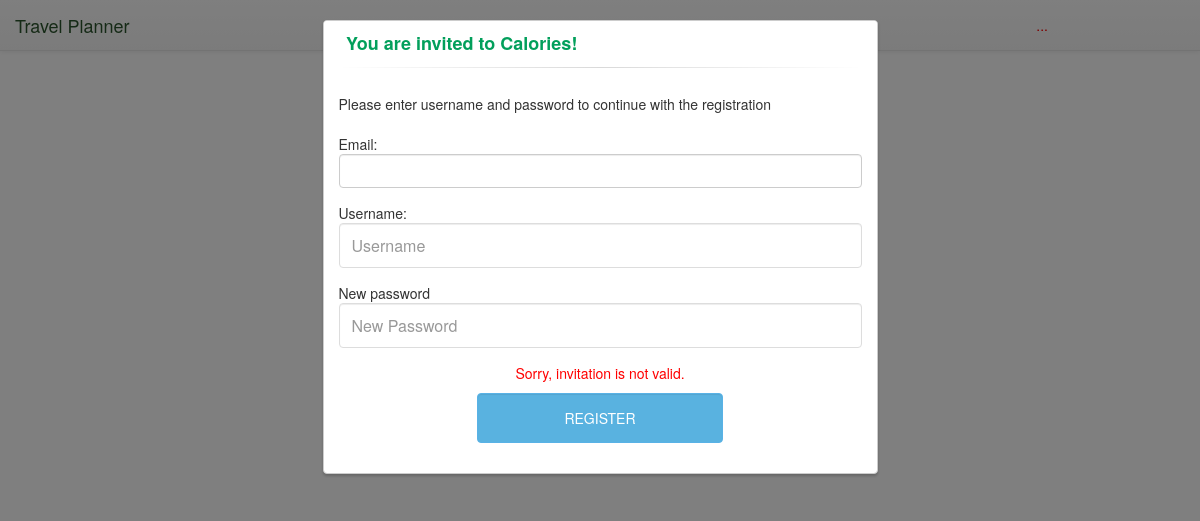
Before: /invite/1/ with the older database file.
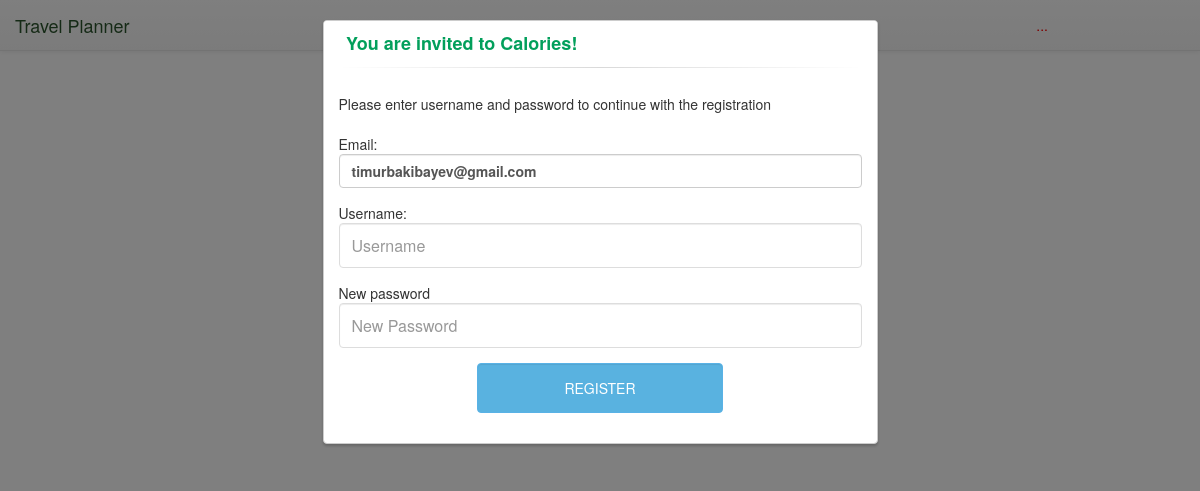
After: the same page with the newer database file.
### cal/models.py (models this page shows, shortened)
class Invitation(models.Model):
    email = models.EmailField(max_length=100)

### cal/views_users.py (the view, shortened to what this page needs)
# urls.py: url(r'^invite/(?P<invitation_id>[0-9]+)/$', views_users.invite),
def invite(request, invitation_id):
    try:
        invitation = Invitation.objects.get(pk=invitation_id)
    except:
        context = {"invitation": None, "token": "", "messages": "Sorry, invitation is not valid."}
        return render(request, "invite.html", context)
    context = {"invitation": invitation, "token": "", "messages":""}
    return render(request, "invite.html", context)

### cal/views_users.py (called while the page is built)
    def process_request(self, req):
        attr = '_dont_enforce_csrf_checks'
        if not getattr(req, attr, False):
            setattr(req, attr, True)

### templates/invite.html (shortened to what this page needs)
<!DOCTYPE html>
<html lang="en">
{% load static %}
<head>
    <link rel="stylesheet" href="{% static "bootstrap.min.css" %}">
    <link rel="stylesheet" href="{% static "bootstrap-theme.min.css" %}">
    <link rel="stylesheet" type="text/css" href="{% static "login.css" %}">
</head>
<body onload="onLoad()">
<nav id="mainNav" class="navbar navbar-default navbar-fixed-top">
    <div class="container-fluid">
        <div class="navbar-header">
            <a class="navbar-brand page-scroll" style="color: #2b542c;" href="/">Travel Planner</a>
        </div>
        <div class="collapse navbar-collapse" id="bs-example-navbar-collapse-1">
            <ul class="nav navbar-nav navbar-right">
                <li>
                    <a id="invite_button" class="page-scroll" style="color: black;" href="#"></a>
                </li>
                <li>
                    <a id="daily_button" class="page-scroll" style="color: red;" href="#">...</a>
                </li>
                <li>
                </li>
                <li>
                </li>
            </ul>
        </div>
    </div>
</nav>
<div class="modal fade" id="myModalDaily" role="dialog" aria-labelledby="myModalLabel" aria-hidden="true">
    <div class="container" style="margin-top: 20px">
        <div class="row">
            <div class="col-md-6 col-md-offset-3">
                <div class="panel panel-login">
                    <div class="panel-heading">
                        <div class="row">
                            <div class="col-xs-6">
                                <a href="#" class="active" id="login-form-link">You are invited to Calories!</a>
                            </div>
                        </div>
                        <hr>
                    </div>
                    <div class="panel-body">
                        <div class="row">
                            <div class="col-lg-12">
                                <div>Please enter username and password to continue with the registration</div><br>
                                <form id="user-settings-form" method="post" role="form" style="display: block;">
                                    Email:
                                    <div class="form-group">
                                        <label class="form-control">{{ invitation.email }}</label>
                                    </div>
                                    Username:
                                    <div class="form-group">
                                        <input type="text" name="username" id="username" class="form-control"
                                               placeholder="Username">
                                    </div>
                                    New password
                                    <div class="form-group">
                                        <input type="password" name="password" id="settings_password"
                                               class="form-control" placeholder="New Password">
                                    </div>
                                    <div style="color: red; text-align: center">{{ messages|safe }}</div>
                                    <div class="form-group">
                                        <div class="row">
                                            <div class="col-sm-6 col-sm-offset-3">
                                                <input type="submit" name="login-submit" id="login-submit"
                                                       class="form-control btn btn-login" value="Register">
                                            </div>
                                        </div>
                                    </div>
                                </form>
                            </div>
                        </div>
                    </div>
                </div>
            </div>
        </div>
    </div>
</div>
</body>
</html>

### cal/static/login.css (style rules this page uses)
.panel-login { border-color: #ccc; -webkit-box-shadow: 0px 2px 3px 0px rgba(0,0,0,0.2); -moz-box-shadow: 0px 2px 3px 0px rgba(0,0,0,0.2); box-shadow: 0px 2px 3px 0px rgba(0,0,0,0.2); }
.panel-login>.panel-heading { color: #00415d; background-color: #fff; border-color: #fff; text-align:center; }
.panel-login>.panel-heading a { text-decoration: none; color: #666; font-weight: bold; font-size: 15px; -webkit-transition: all 0.1s linear; -moz-transition: all 0.1s linear; transition: all 0.1s linear; }
.panel-login>.panel-heading a.active { color: #029f5b; font-size: 18px; }
.panel-login>.panel-heading hr { margin-top: 10px; margin-bottom: 0px; clear: both; border: 0; height: 1px; background-image: -webkit-linear-gradient(left,rgba(0, 0, 0, 0),rgba(0, 0, 0, 0.15),rgba(0, 0, 0, 0)); background-image: -moz-linear-gradient(left,rgba(0,0,0,0),rgba(0,0,0,0.15),rgba(0,0,0,0)); background-image: -ms-linear-gradient(left,rgba(0,0,0,0),rgba(0,0,0,0.15),rgba(0,0,0,0)); background-image: -o-linear-gradient(left,rgba(0,0,0,0),rgba(0,0,0,0.15),rgba(0,0,0,0)); }
.panel-login input[type="text"],.panel-login input[type="email"],.panel-login input[type="password"] { height: 45px; border: 1px solid #ddd; font-size: 16px; -webkit-transition: all 0.1s linear; -moz-transition: all 0.1s linear; transition: all 0.1s linear; }
.btn-login { background-color: #59B2E0; outline: none; color: #fff; font-size: 14px; height: auto; font-weight: normal; padding: 14px 0; text-transform: uppercase; border-color: #59B2E6; }

Changed rows visible on the page:
added Invitation: email "timurbakibayev@gmail.com"
Other visible differences:
{{ messages|safe }}: "Sorry, invitation is not valid." → (not shown)
